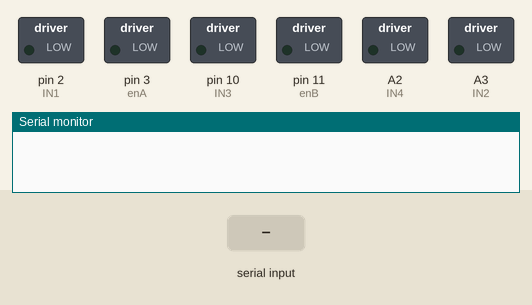
The sketch below on a simulated Arduino Uno, built with avr-gcc and run on an emulated ATmega328P. Parts: switched loads named in the sketch (green lamp = pin HIGH), the last lines printed to the serial monitor. The test bench sets the inputs (shaded band).

Above: at 1.2 s.
1.3 s: "F" received over Serial
At 2.4 s:
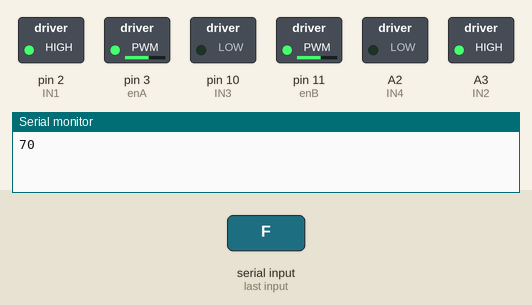
2.8 s: "B" received over Serial
At 3.6 s:
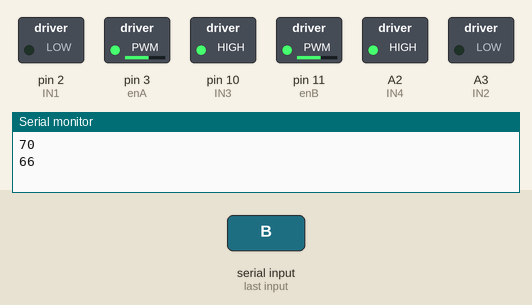
4.3 s: "L" received over Serial
At 4.7 s:
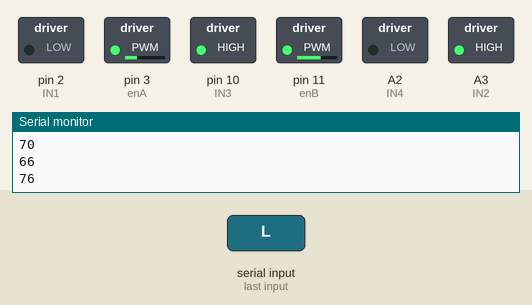
5.8 s: "R" received over Serial
At 7.1 s:
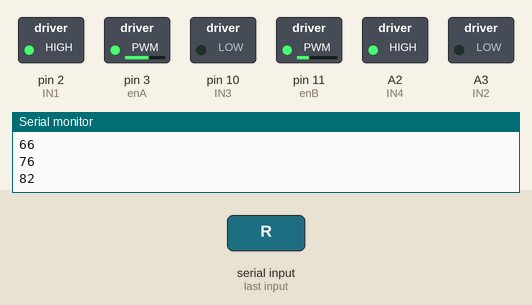
Timing chart, 0 to 8.3 s (numbered marks = the images above; inputs shaded):
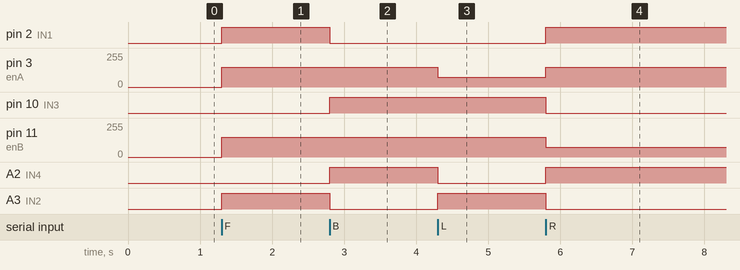

The sketch:

gamepad_ctrl.ino
```cpp
const int enA = 3, enB = 11, IN1 = 2, IN3 = 10, IN2 = A3, IN4 = A2; // Motor control pins

int data;
int speedValue = 150; // Default speed (0-255)

void setup() {
  // Set up motor pins as outputs
  pinMode(enA, OUTPUT);
  pinMode(enB, OUTPUT);
  pinMode(IN1, OUTPUT);
  pinMode(IN2, OUTPUT);
  pinMode(IN3, OUTPUT);
  pinMode(IN4, OUTPUT);

  // Start hardware serial communication with Bluetooth module
  Serial.begin(9600); // Use hardware Serial for communication with HC-05

  // Initialize motors to stop
  Stop();
}

void loop() {
  if (Serial.available() > 0) {
    data = Serial.read(); // Read incoming data
    Serial.println(data); // Debug: print received data to Serial Monitor

    // Direction control commands (from left gamepad part)
    if (data == 'F') {
      forward();
    } else if (data == 'B') {
      back();
    } else if (data == 'L') {
      left();
    } else if (data == 'R') {
      right();
    } else if (data == 'T') {
      Stop();
    }

    // Speed control commands (from right gamepad part)
    else if (data == '+') {
      increaseSpeed();
    } else if (data == '-') {
      decreaseSpeed();
    }
  }
}

// Motor control functions
void forward() {
  analogWrite(enA, speedValue);
  analogWrite(enB, speedValue);
  digitalWrite(IN1, HIGH);
  digitalWrite(IN2, HIGH);
  digitalWrite(IN3, LOW);
  digitalWrite(IN4, LOW);
}

void back() {
  analogWrite(enA, speedValue);
  analogWrite(enB, speedValue);
  digitalWrite(IN1, LOW);
  digitalWrite(IN2, LOW);
  digitalWrite(IN3, HIGH);
  digitalWrite(IN4, HIGH);
}

void left() {
  analogWrite(enA, speedValue / 2); // Reduce speed for turning
  analogWrite(enB, speedValue);
  digitalWrite(IN1, LOW);
  digitalWrite(IN2, HIGH);
  digitalWrite(IN3, HIGH);
  digitalWrite(IN4, LOW);
}

void right() {
  analogWrite(enA, speedValue);
  analogWrite(enB, speedValue / 2); // Reduce speed for turning
  digitalWrite(IN1, HIGH);
  digitalWrite(IN2, LOW);
  digitalWrite(IN3, LOW);
  digitalWrite(IN4, HIGH);
}

void Stop() {
  analogWrite(enA, 0);
  analogWrite(enB, 0);
  digitalWrite(IN1, LOW);
  digitalWrite(IN2, LOW);
  digitalWrite(IN3, LOW);
  digitalWrite(IN4, LOW);
}

// Speed control functions
void increaseSpeed() {
  speedValue += 10; // Increase speed by 10
  if (speedValue > 255) speedValue = 255; // Limit speed to max 255
  Serial.print("Speed: ");
  Serial.println(speedValue);
}

void decreaseSpeed() {
  speedValue -= 10; // Decrease speed by 10
  if (speedValue < 0) speedValue = 0; // Limit speed to min 0
  Serial.print("Speed: ");
  Serial.println(speedValue);
}
```

Measured:
- after the input at 1.3 s, pin 2 (IN1), A3 (IN2): LOW → HIGH at once; pin 3 (enA), pin 11 (enB): 0/255 → 150/255 at once
- after the input at 2.8 s, pin 2 (IN1), A3 (IN2): HIGH → LOW at once; pin 10 (IN3), A2 (IN4): LOW → HIGH at once
- after the input at 4.3 s, pin 3 (enA): 150/255 → 75/255 at once; A2 (IN4): HIGH → LOW at once; A3 (IN2): LOW → HIGH at once
- after the input at 5.8 s, pin 2 (IN1), A2 (IN4): LOW → HIGH at once; pin 3 (enA): 75/255 → 150/255 at once; pin 10 (IN3), A3 (IN2): HIGH → LOW at once; pin 11 (enB): 150/255 → 75/255 at once
